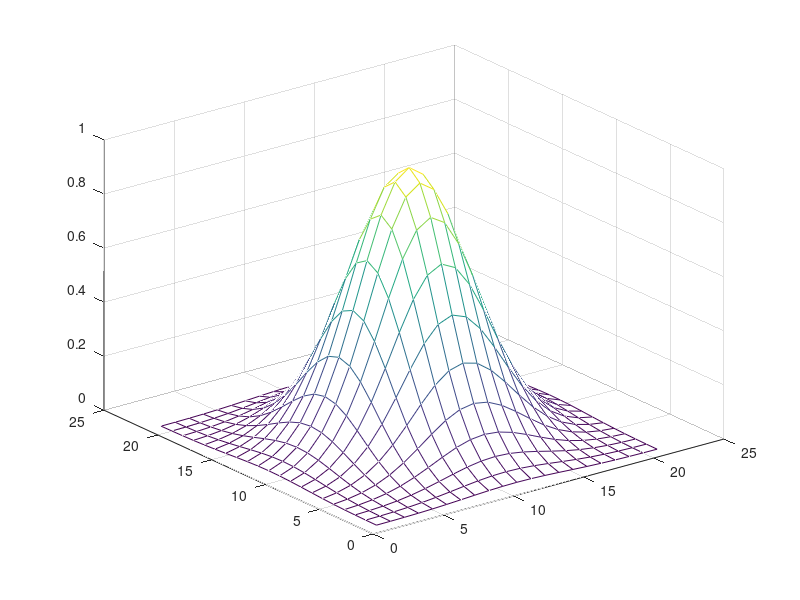

Write the MATLAB code that produced this figure.
% The meshgrid command creates the lines of the points in the xy plane and calculates the three-dimensional function value.
clear all
clc
x = -2:0.2:2;
y = x;
[x y] = meshgrid(x,y);
z = exp (-x.^2-y.^2);
mesh(z)